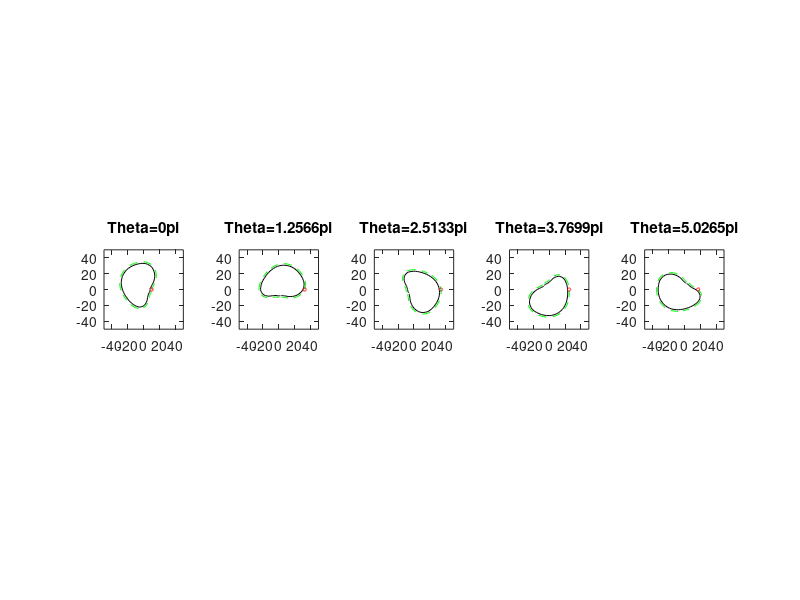

The MATLAB source for this figure:
clear;
clf;

time = linspace(0,20,21);
angle = 2*pi*time/20;
height = [0, 2.4, 8.6, 16.4, 22.6, 25, 25, 24.9, 23.9, 21.8, 18.9,16.5, 15.2, 15, 15,12.9, 7.5, 2, 0.1, 0, 0];

axis([0,2*pi,0,25 ])

theta = [0:0.1:2*pi];

%%
% pchip
% clf;
hold on;

rf = 2;
rp = 10;
pc = pchip(angle, height, theta);

%%
%picth curve & cam surface
%(xpc,ypc) & (xps,yps)
rpc = rp+pc;
xpc = rpc.*cos(theta);
ypc = rpc.*sin(theta);
time = 1;
dxpc = gradient(xpc);
dypc = gradient(ypc);
speed = sqrt(dxpc.^2+dypc.^2); 
xcs = xpc+rf.*(-dypc./speed);
ycs = ypc+rf.*(dxpc./speed);
plot(xpc, ypc, 'g--');
plot(xcs, ycs, 'black');

axis([-50,50,-50,50 ])
daspect([1,1,1])

%%
%rotation
% This is an arbitrary translation matrix        
T = @(tx, ty) [eye(3,2) [tx ty 1]'];

% This is an arbitrary scaling matrix
S = @(sx, sy) [sx, 0,  0; 
               0,  sy, 0;
               0,  0,  1];  
% This is an arbitrary rotation matric
R = @(ro) [cos(ro),sin(ro);
           -sin(ro),cos(ro)];
% unit circle
    thetar = linspace(0, 2*pi, 1000);
    [x, y] = pol2cart(thetar, ones(size(thetar)));
    circle = [x; y; ones(size(x))];  
%Rotation
for i = 0:4
    angler = i/5*2*pi;
    pcr = R(angler)*[xpc;ypc];
    xcsr = R(angler)*[xcs;ycs];
    
    subplot(1,5,i+1);
    plot(pcr(1,:),pcr(2,:),'g--');
    hold on;
    plot(xcsr(1,:),xcsr(2,:),'black');
    title(['Theta=' num2str(i/5*2*pi) 'pi']);
    
    new_height = pchip(angle, height, angler);
    new_circle = T(new_height+rp,0)*S(2,2)*circle;
    plot(new_circle(1,:),new_circle(2,:),'r')

    axis([-50,50,-50,50 ])
    daspect([1,1,1])
end

